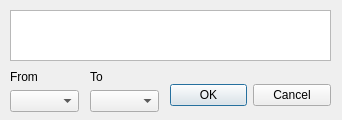
<?xml version="1.0" encoding="UTF-8"?>
<ui version="4.0">
 <class>Trex</class>
 <widget class="QDialog" name="Trex">
  <property name="geometry">
   <rect>
    <x>0</x>
    <y>0</y>
    <width>342</width>
    <height>120</height>
   </rect>
  </property>
  <property name="windowTitle">
   <string>Dialog</string>
  </property>
  <widget class="QDialogButtonBox" name="buttonBox">
   <property name="geometry">
    <rect>
     <x>170</x>
     <y>80</y>
     <width>161</width>
     <height>31</height>
    </rect>
   </property>
   <property name="orientation">
    <enum>Qt::Horizontal</enum>
   </property>
   <property name="standardButtons">
    <set>QDialogButtonBox::Cancel|QDialogButtonBox::Ok</set>
   </property>
  </widget>
  <widget class="QTextBrowser" name="textBrowser">
   <property name="geometry">
    <rect>
     <x>10</x>
     <y>10</y>
     <width>321</width>
     <height>51</height>
    </rect>
   </property>
  </widget>
  <widget class="QComboBox" name="comboBox">
   <property name="geometry">
    <rect>
     <x>10</x>
     <y>90</y>
     <width>69</width>
     <height>22</height>
    </rect>
   </property>
  </widget>
  <widget class="QComboBox" name="comboBox_2">
   <property name="geometry">
    <rect>
     <x>90</x>
     <y>90</y>
     <width>69</width>
     <height>22</height>
    </rect>
   </property>
  </widget>
  <widget class="QLabel" name="label">
   <property name="geometry">
    <rect>
     <x>10</x>
     <y>70</y>
     <width>46</width>
     <height>13</height>
    </rect>
   </property>
   <property name="text">
    <string>From</string>
   </property>
  </widget>
  <widget class="QLabel" name="label_2">
   <property name="geometry">
    <rect>
     <x>90</x>
     <y>70</y>
     <width>46</width>
     <height>13</height>
    </rect>
   </property>
   <property name="text">
    <string>To</string>
   </property>
  </widget>
 </widget>
 <tabstops>
  <tabstop>textBrowser</tabstop>
  <tabstop>comboBox</tabstop>
  <tabstop>comboBox_2</tabstop>
  <tabstop>buttonBox</tabstop>
 </tabstops>
 <resources/>
 <connections>
  <connection>
   <sender>buttonBox</sender>
   <signal>accepted()</signal>
   <receiver>Trex</receiver>
   <slot>accept()</slot>
   <hints>
    <hint type="sourcelabel">
     <x>330</x>
     <y>94</y>
    </hint>
    <hint type="destinationlabel">
     <x>157</x>
     <y>119</y>
    </hint>
   </hints>
  </connection>
  <connection>
   <sender>buttonBox</sender>
   <signal>rejected()</signal>
   <receiver>Trex</receiver>
   <slot>reject()</slot>
   <hints>
    <hint type="sourcelabel">
     <x>330</x>
     <y>100</y>
    </hint>
    <hint type="destinationlabel">
     <x>286</x>
     <y>119</y>
    </hint>
   </hints>
  </connection>
 </connections>
</ui>
